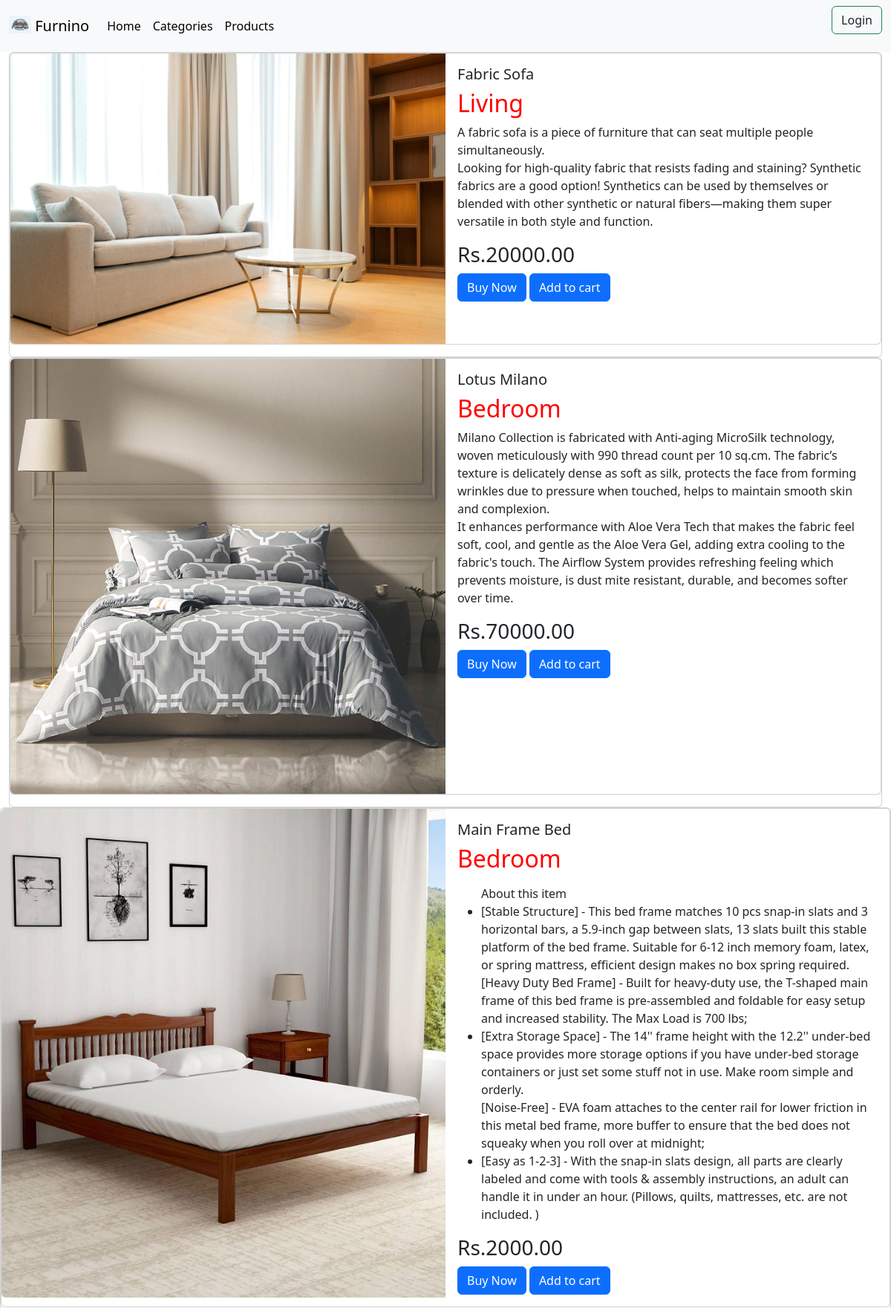
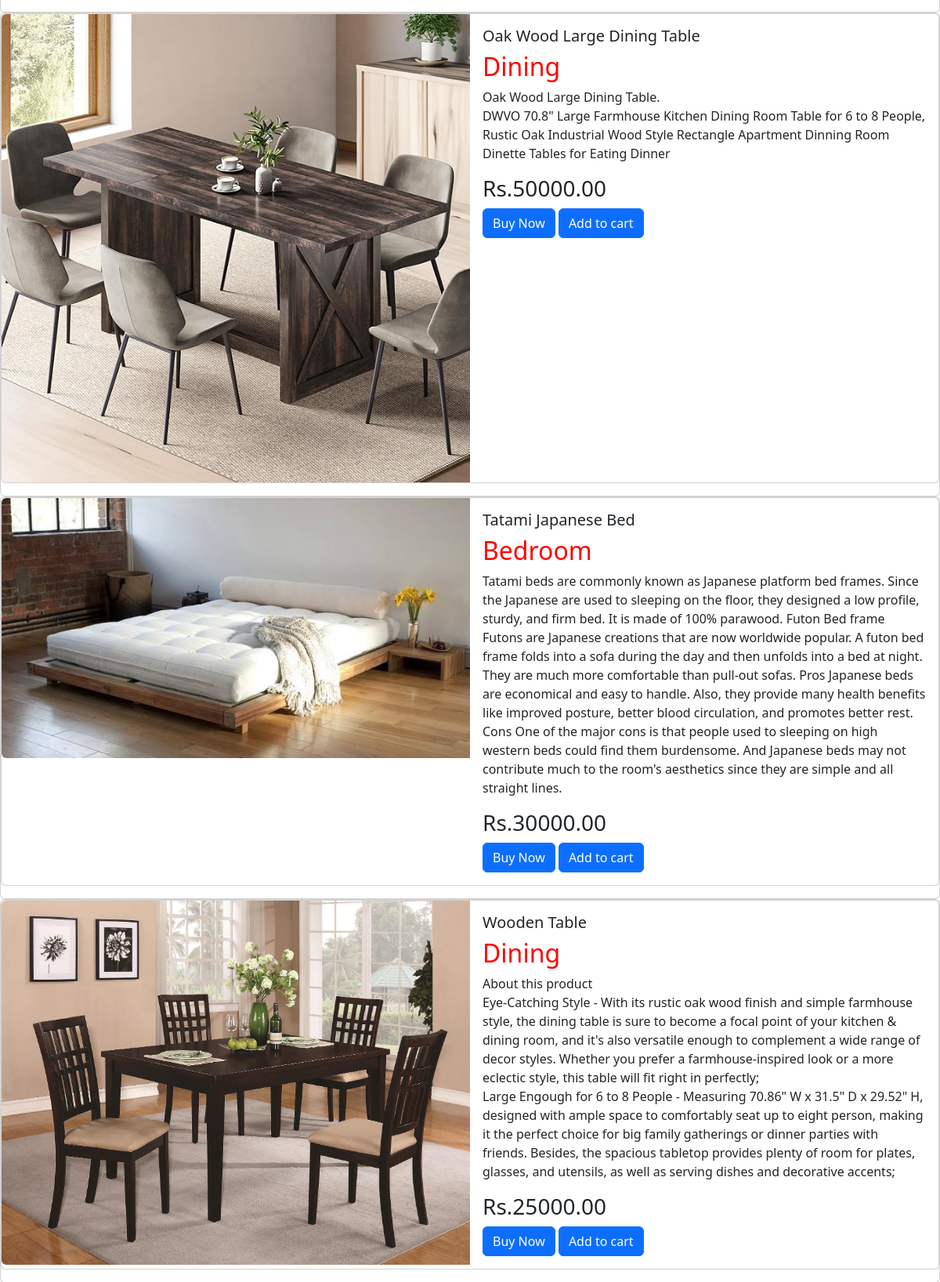
The app's page /product_list (upper part) with its own data (2 pictures, top to bottom).
### base/models.py (models this page shows, shortened)
class Product(models.Model):
    name = models.CharField(max_length=200)
    slug = models.SlugField(max_length=200)
    description = models.TextField()
    price = models.DecimalField(max_digits=10, decimal_places=2)
    category = models.ForeignKey(Category, on_delete=models.CASCADE)
    image = models.ImageField(upload_to='product/', blank=True)
    class Meta:
        ordering = ["name"]
        indexes = [
            models.Index(fields=["name"])
        ]

class Category(models.Model):
    name = models.CharField(max_length=200)  # dining, living, kitchen
    slug = models.SlugField(max_length=200, unique=True)
    class Meta:
        ordering = ['name']
        indexes = [
            models.Index(fields=['name'])
        ]
        verbose_name = 'category'
        verbose_name_plural = 'categories'
    def __str__(self):
        return self.name

### base/views.py (the view)
# urls.py: path('product_list',views.product_list,name="product_list"),
def product_list(request):
    if request.user:
        product=Product.objects.all()
        return render(request,"base/product_list.html",{
            "product":product
        })
    else:
        return redirect("login")

### base/templates/base/product_list.html (shortened to what this page needs)
{% load static %}
{% include "nav.html" %}
<!DOCTYPE html>
<html lang="en">
<head>
</head>
<body>
    <div class="container-fluid">
        <div class="row">
            {% for item in product %}
            <div class="card-group">
                <div class="card" style="width: 18rem;">
                <div class="card mb-3" style="max-width: 100%; ">
                    <div class="row g-0">
                        <div class="col-md-6">
                            <a href="{% url "description" item.name %}">
                                <img src="{{item.image.url}}" class="img-fluid rounded-start" alt="{{item.name}}">
                                </a>
                        </div>
                        <div class="col-md-6">
                            <div class="card-body">
                                <h5 class="card-title">{{item.name}}</h5>
                                <h2  style="color:red;" class="card-text">{{item.category|safe}}</h2>
                                <p class="card-text">{{item.description|safe}}</p>
                                <h3 class="card-text">Rs.{{item.price}}</h3>
                                <a href="{% url "buy" product_id=item.id %}" class="btn btn-primary">Buy Now</a>
                                <a href="{% url "add" product_id=item.id %}" class="btn btn-primary">Add to cart</a></i>
                            </div>
                        </div>
                    </div>
                </div>
            </div>
        </div>
    </div>
     {% endfor %}
</body>
</html>

### records on screen
Product: image (picture), name "Fabric Sofa", category "Living", description "A fabric sofa is a piece of furniture that can seat multiple people simultaneously. Looking for high-quality fabric that resists fading and staining? Synthetic fabrics are a good option! Synthetics can be used by themselves or blended with other synthetic or natural fibers—making them super versatile in both style and function.", price "20000.00"
Product: image (picture), name "Lotus Milano", category "Bedroom", description "Milano Collection is fabricated with Anti-aging MicroSilk technology, woven meticulously with 990 thread count per 10 sq.cm. The fabric’s texture is delicately dense as soft as silk, protects the face from forming wrinkles due to pressure when touched, helps to maintain smooth skin and complexion. It enhances performance with Aloe Vera Tech that makes the fabric feel soft, cool, and gentle as the Aloe Vera Gel, adding extra cooling to the fabric's touch. The Airflow System provides refreshing feeling which prevents moisture, is dust mite resistant, durable, and becomes softer over time.", price "70000.00"
Product: image (picture), name "Main Frame Bed", category "Bedroom", description "About this item [Stable Structure] - This bed frame matches 10 pcs snap-in slats and 3 horizontal bars, a 5.9-inch gap between slats, 13 slats built this stable platform of the bed frame. Suitable for 6-12 inch memory foam, latex, or spring mattress, efficient design makes no box spring required. [Heavy Duty Bed Frame] - Built for heavy-duty use, the T-shaped main frame of this bed frame is pre-assembled and foldable for easy setup and increased stability. The Max Load is 700 lbs; [Extra Storage Space] - The 14'' frame height with the 12.2'' under-bed space provides more storage options if you have under-bed storage containers or just set some stuff not in use. Make room simple and orderly.…", price "2000.00"
Product: image (picture), name "Oak Wood Large Dining Table", category "Dining", description "Oak Wood Large Dining Table. DWVO 70.8\" Large Farmhouse Kitchen Dining Room Table for 6 to 8 People, Rustic Oak Industrial Wood Style Rectangle Apartment Dinning Room Dinette Tables for Eating Dinner", price "50000.00"
Product: image (picture), name "Tatami Japanese Bed", category "Bedroom", description "Tatami beds are commonly known as Japanese platform bed frames. Since the Japanese are used to sleeping on the floor, they designed a low profile, sturdy, and firm bed. It is made of 100% parawood. Futon Bed frame Futons are Japanese creations that are now worldwide popular. A futon bed frame folds into a sofa during the day and then unfolds into a bed at night. They are much more comfortable than pull-out sofas. Pros Japanese beds are economical and easy to handle. Also, they provide many health benefits like improved posture, better blood circulation, and promotes better rest. Cons One of the major cons is that people used to sleeping on high western beds could find them burdensome. And…", price "30000.00"
Product: image (picture), name "Wooden Table", category "Dining", description "About this product Eye-Catching Style - With its rustic oak wood finish and simple farmhouse style, the dining table is sure to become a focal point of your kitchen & dining room, and it's also versatile enough to complement a wide range of decor styles. Whether you prefer a farmhouse-inspired look or a more eclectic style, this table will fit right in perfectly; Large Engough for 6 to 8 People - Measuring 70.86\" W x 31.5\" D x 29.52\" H, designed with ample space to comfortably seat up to eight person, making it the perfect choice for big family gatherings or dinner parties with friends. Besides, the spacious tabletop provides plenty of room for plates, glasses, and utensils, as well as…", price "25000.00"
